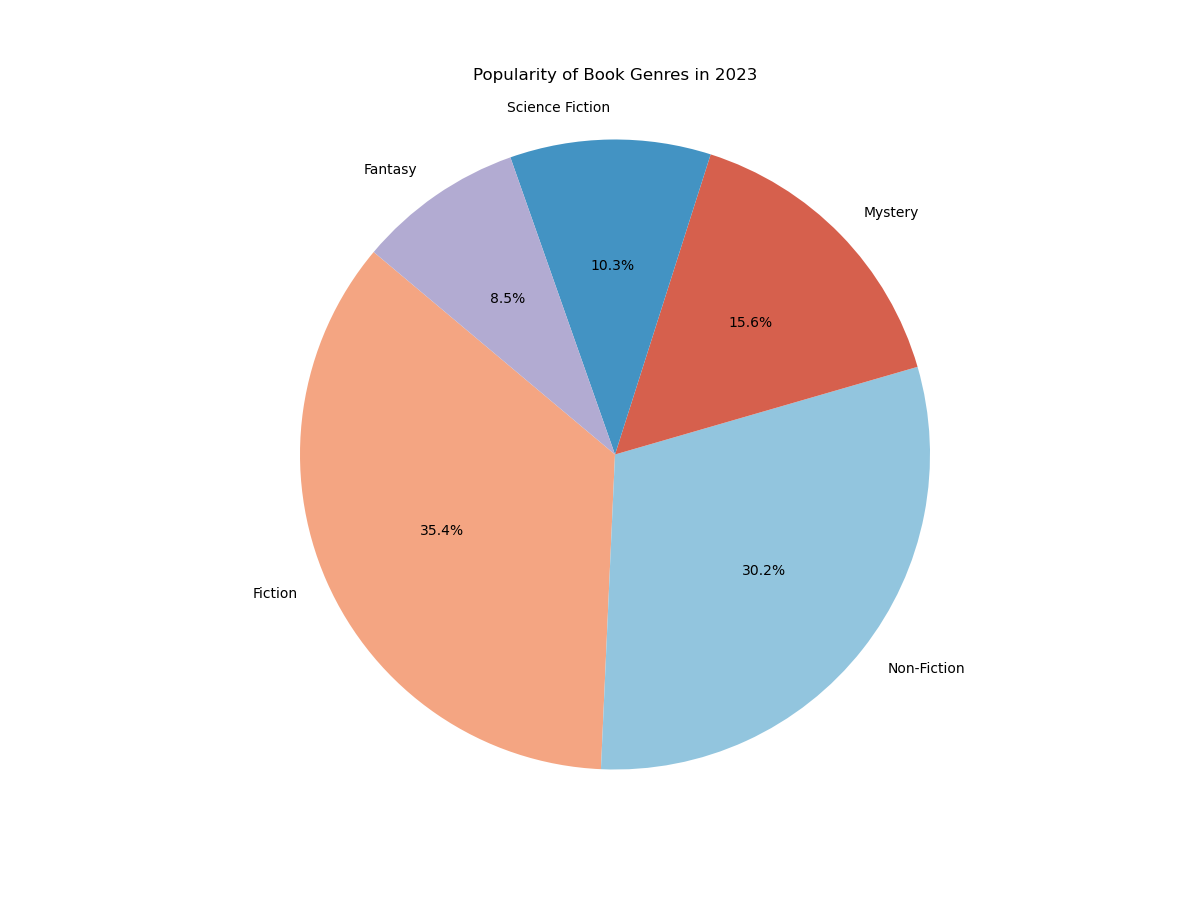

Generate this figure with Python:

import matplotlib.pyplot as plt

# Data to plot
labels = 'Fiction', 'Non-Fiction', 'Mystery', 'Science Fiction', 'Fantasy'
sizes = [35.4, 30.2, 15.6, 10.3, 8.5]
colors = ['#f4a582', '#92c5de', '#d6604d', '#4393c3', '#b2abd2']

# Create pie chart
plt.figure(figsize=(12, 9))
plt.pie(sizes, labels=labels, colors=colors, autopct='%1.1f%%', startangle=140)

plt.title('Popularity of Book Genres in 2023', pad=20)
plt.axis('equal')  # Equal aspect ratio ensures that pie is drawn as a circle.
plt.show()
